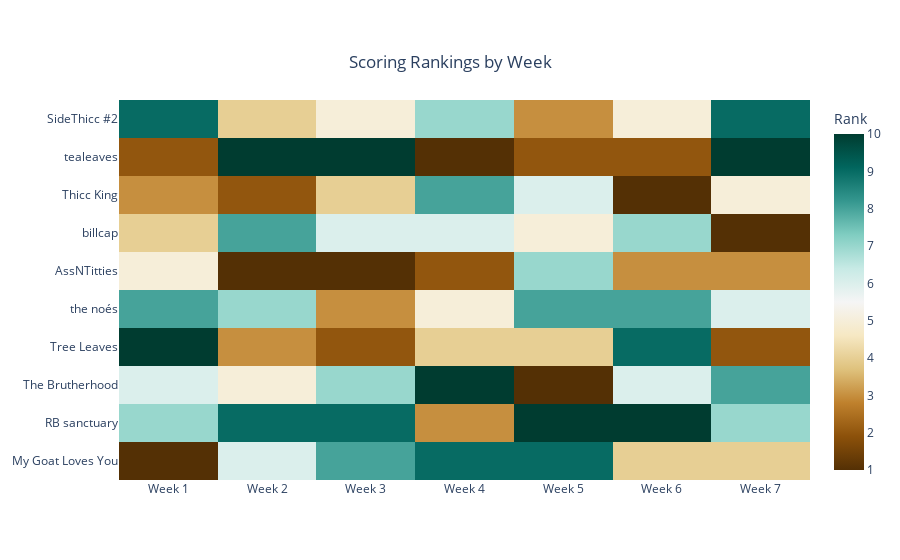

The code cell stored with this chart in its notebook:
### Code cell
weekly_rank = [[] for i in range(len(NAME_PAIRINGS.keys()))]

for idx in range(CURRENT_WEEK):
    scores = [team_score[idx] for team_score in weekly_scores]
    ranks = [sorted(scores, reverse=True).index(score)+1 for score in scores]
    for i in range(len(weekly_rank)):
        weekly_rank[i].append(ranks[i])
        
fig  = go.Figure(data = go.Heatmap(
                            z = weekly_rank,
                            y = list(NAME_PAIRINGS.values()),
                            x = [f"Week {week}" for week in range(1, CURRENT_WEEK+1)],
                            colorscale= px.colors.diverging.BrBG,
                            colorbar = dict(title= "Rank"),
                            )
                )

fig.update_layout(
    title={
        'text': "Scoring Rankings by Week",
        'y':0.9,
        'x':0.5,
        'xanchor': 'center',
        'yanchor': 'top'})

fig.show()

### Figure 1 — Plotly figure (JSON) as saved in the notebook; plotly's stock layout.template omitted (floating-point values rounded to 4 significant figures)
{"data": [{"colorbar": {"title": {"text": "Rank"}}, "colorscale": [[0, "rgb(84,48,5)"], [0.1, "rgb(140,81,10)"], [0.2, "rgb(191,129,45)"], [0.3, "rgb(223,194,125)"], [0.4, "rgb(246,232,195)"], [0.5, "rgb(245,245,245)"], [0.6, "rgb(199,234,229)"], [0.7, "rgb(128,205,193)"], [0.8, "rgb(53,151,143)"], [0.9, "rgb(1,102,94)"], [1, "rgb(0,60,48)"]], "type": "heatmap", "x": ["Week 1", "Week 2", "Week 3", "Week 4", "Week 5", "Week 6", "Week 7"], "y": ["My Goat Loves You", "RB sanctuary", "The Brutherhood", "Tree Leaves", "the noés", "AssNTitties", "billcap", "Thicc King", "tealeaves", "SideThicc #2"], "z": [[1, 6, 8, 9, 9, 4, 4], [7, 9, 9, 3, 10, 10, 7], [6, 5, 7, 10, 1, 6, 8], [10, 3, 2, 4, 4, 9, 2], [8, 7, 3, 5, 8, 8, 6], [5, 1, 1, 2, 7, 3, 3], [4, 8, 6, 6, 5, 7, 1], [3, 2, 4, 8, 6, 1, 5], [2, 10, 10, 1, 2, 2, 10], [9, 4, 5, 7, 3, 5, 9]]}], "layout": {"title": {"text": "Scoring Rankings by Week", "x": 0.5, "xanchor": "center", "y": 0.9, "yanchor": "top"}}}
